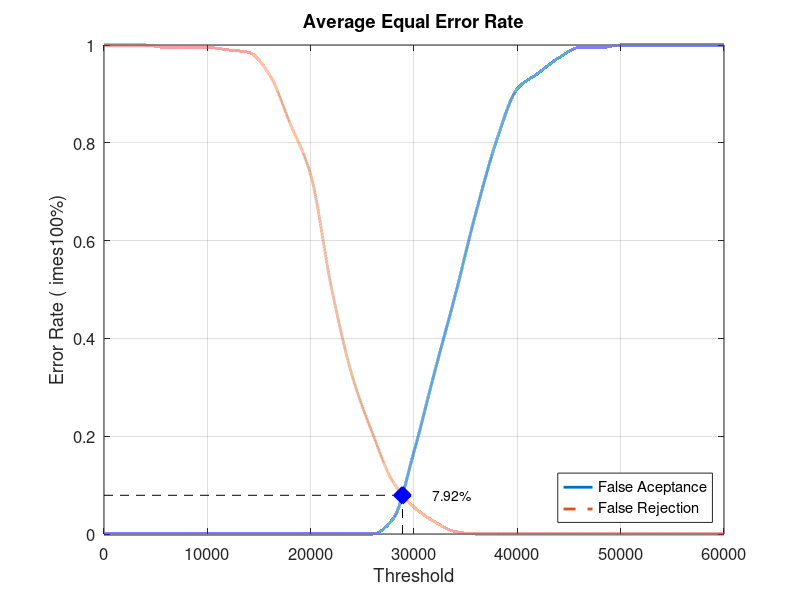
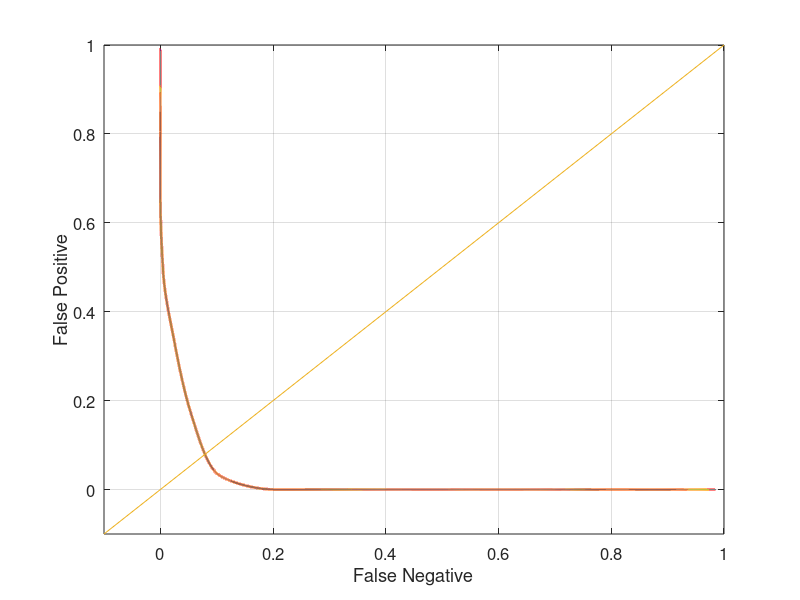

Here is the MATLAB script that generated these plots, in order:
close all;
clear;
clc;
x = 0:2000:60000;
xq = 0:0.5:60000;

y0 = [0 0 0 0 0 0 0 0 0 0 0 0 0 0 0.0315789 0.168421 0.331579 0.489474 0.657895 0.805263 0.910526 0.942105 0.973684 0.994737 0.994737 1 1 1 1 1 1]
yy0 = interp1(x, y0, xq, 'pchip');
y1 = [1 1 1 0.995 0.995 0.995 0.99 0.985 0.94 0.84 0.735 0.505 0.325 0.205 0.105 0.055 0.025 0.005 0 0 0 0 0 0 0 0 0 0 0 0 0]
yy1 = interp1(x, y1, xq, 'pchip');

% Calculating EER: 
y2 = abs(y0 - y1);
find(y2 == min(y2))
yy2 = abs(yy0 - yy1);
xEER = find(yy2 == min(yy2));
xEERIndex = xq(xEER) % X-axis EER
yEER = yy0(xEER) % Y-axis EER

main = figure
plot(xq, yy0,'-','LineWidth', 2);	hold on
plot(xq, yy1,'--','LineWidth', 2);	hold on
plot([xEERIndex xEERIndex], [0 yEER], 'k--');	hold on
plot([0 xEERIndex], [yEER yEER], 'k--');	hold on
plot(xEERIndex, yEER, 'bx', 'LineWidth', 10);	hold on
text(xEERIndex + 10 * xEERIndex / 100, yEER, [num2str(round((10000 * yEER)) / 100) '%'])
legend('False Aceptance', 'False Rejection', 'Location', 'SouthEast')
xlabel('Threshold')
ylabel('Error Rate (	imes100%)')
title('Average Equal Error Rate')
set(gca, 'FontSize', 12)
axis([0 60000 0 1])
grid on

print(main, 'Database2_3Main', '-dpng');
FNRxFPR = figure('Color', [1 1 1]);
plot(yy1, yy0, '-', yy1, yy0, 'LineWidth', 2);
hold on
y = -0.1:0.1:1
plot(y, y); 
set(gca, 'FontSize', 12)
xlabel('False Negative')
ylabel('False Positive')
axis([-0.1 1 -0.1 1])
set(gca, 'FontSize', 12)
grid on

print(FNRxFPR, 'Database2_3FNRxFPR','-dpng');
